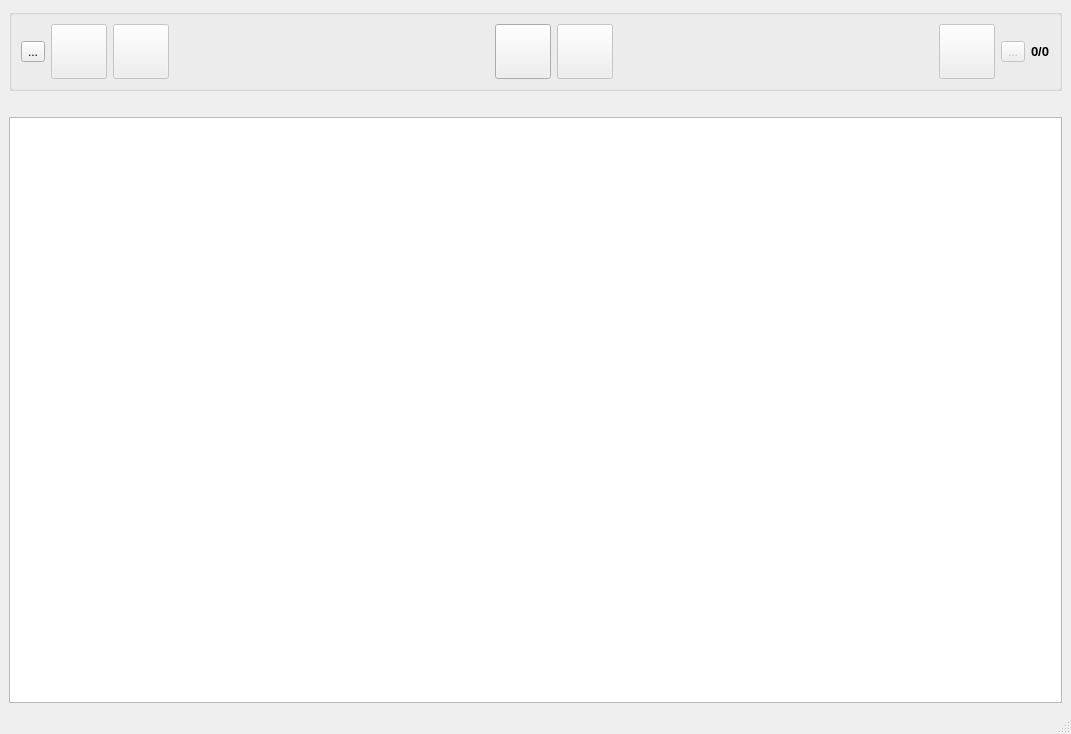
<?xml version="1.0" encoding="UTF-8"?>
<ui version="4.0">
 <class>MainWindow</class>
 <widget class="QMainWindow" name="MainWindow">
  <property name="enabled">
   <bool>true</bool>
  </property>
  <property name="geometry">
   <rect>
    <x>0</x>
    <y>0</y>
    <width>1071</width>
    <height>734</height>
   </rect>
  </property>
  <property name="windowTitle">
   <string>Nsfw Report Explorer v1.0 by MAX</string>
  </property>
  <widget class="QWidget" name="centralwidget">
   <layout class="QVBoxLayout" name="verticalLayout">
    <item>
     <widget class="QGroupBox" name="groupBox">
      <property name="minimumSize">
       <size>
        <width>0</width>
        <height>0</height>
       </size>
      </property>
      <property name="title">
       <string/>
      </property>
      <layout class="QHBoxLayout" name="horizontalLayout">
       <item>
        <widget class="QToolButton" name="btnOpenFolder">
         <property name="toolTip">
          <string>Abrir Reporte.</string>
         </property>
         <property name="text">
          <string>...</string>
         </property>
         <property name="icon">
          <iconset>
           <normaloff>iconos/computer&amp;mobile-32/Black/icon-folder-open.png</normaloff>iconos/computer&amp;mobile-32/Black/icon-folder-open.png</iconset>
         </property>
         <property name="iconSize">
          <size>
           <width>48</width>
           <height>48</height>
          </size>
         </property>
        </widget>
       </item>
       <item>
        <widget class="QToolButton" name="btnCloseFolder">
         <property name="enabled">
          <bool>false</bool>
         </property>
         <property name="toolTip">
          <string>Cerrar Reporte.</string>
         </property>
         <property name="text">
          <string/>
         </property>
         <property name="icon">
          <iconset>
           <normaloff>iconos/computer&amp;mobile-32/Black/icon-removefolderalt.png</normaloff>iconos/computer&amp;mobile-32/Black/icon-removefolderalt.png</iconset>
         </property>
         <property name="iconSize">
          <size>
           <width>48</width>
           <height>48</height>
          </size>
         </property>
        </widget>
       </item>
       <item>
        <widget class="QToolButton" name="btnSave">
         <property name="enabled">
          <bool>false</bool>
         </property>
         <property name="text">
          <string/>
         </property>
         <property name="icon">
          <iconset>
           <normaloff>iconos/computer&amp;mobile-32/Black/icon-save-floppy.png</normaloff>iconos/computer&amp;mobile-32/Black/icon-save-floppy.png</iconset>
         </property>
         <property name="iconSize">
          <size>
           <width>48</width>
           <height>48</height>
          </size>
         </property>
        </widget>
       </item>
       <item>
        <spacer name="horizontalSpacer_2">
         <property name="orientation">
          <enum>Qt::Horizontal</enum>
         </property>
         <property name="sizeHint" stdset="0">
          <size>
           <width>40</width>
           <height>20</height>
          </size>
         </property>
        </spacer>
       </item>
       <item>
        <widget class="QToolButton" name="btnList">
         <property name="toolTip">
          <string>Ver Lista</string>
         </property>
         <property name="text">
          <string/>
         </property>
         <property name="icon">
          <iconset>
           <normaloff>iconos/computer&amp;mobile-32/Black/icon-menu.png</normaloff>iconos/computer&amp;mobile-32/Black/icon-menu.png</iconset>
         </property>
         <property name="iconSize">
          <size>
           <width>48</width>
           <height>48</height>
          </size>
         </property>
        </widget>
       </item>
       <item>
        <widget class="QToolButton" name="btnGrid">
         <property name="enabled">
          <bool>false</bool>
         </property>
         <property name="toolTip">
          <string>Ver Mosaico</string>
         </property>
         <property name="text">
          <string/>
         </property>
         <property name="icon">
          <iconset>
           <normaloff>iconos/computer&amp;mobile-32/Black/icon-th.png</normaloff>iconos/computer&amp;mobile-32/Black/icon-th.png</iconset>
         </property>
         <property name="iconSize">
          <size>
           <width>48</width>
           <height>48</height>
          </size>
         </property>
        </widget>
       </item>
       <item>
        <spacer name="horizontalSpacer">
         <property name="orientation">
          <enum>Qt::Horizontal</enum>
         </property>
         <property name="sizeHint" stdset="0">
          <size>
           <width>40</width>
           <height>20</height>
          </size>
         </property>
        </spacer>
       </item>
       <item>
        <widget class="QToolButton" name="btnUnsSelect">
         <property name="enabled">
          <bool>false</bool>
         </property>
         <property name="toolTip">
          <string>Quitar Seleccion</string>
         </property>
         <property name="text">
          <string/>
         </property>
         <property name="icon">
          <iconset>
           <normaloff>iconos/computer&amp;mobile-32/Black/icon-detailsalt.png</normaloff>iconos/computer&amp;mobile-32/Black/icon-detailsalt.png</iconset>
         </property>
         <property name="iconSize">
          <size>
           <width>48</width>
           <height>48</height>
          </size>
         </property>
        </widget>
       </item>
       <item>
        <widget class="QToolButton" name="btnRemove">
         <property name="enabled">
          <bool>false</bool>
         </property>
         <property name="toolTip">
          <string>Eliminar Seleccionados</string>
         </property>
         <property name="text">
          <string>...</string>
         </property>
         <property name="icon">
          <iconset>
           <normaloff>iconos/computer&amp;mobile-32/Black/icon-trash.png</normaloff>iconos/computer&amp;mobile-32/Black/icon-trash.png</iconset>
         </property>
         <property name="iconSize">
          <size>
           <width>48</width>
           <height>48</height>
          </size>
         </property>
        </widget>
       </item>
       <item>
        <widget class="QLabel" name="lblSelCount">
         <property name="font">
          <font>
           <pointsize>10</pointsize>
           <weight>75</weight>
           <bold>true</bold>
          </font>
         </property>
         <property name="text">
          <string>0/0</string>
         </property>
        </widget>
       </item>
      </layout>
     </widget>
    </item>
    <item>
     <widget class="QLabel" name="lblOpenFolder">
      <property name="text">
       <string/>
      </property>
      <property name="wordWrap">
       <bool>true</bool>
      </property>
     </widget>
    </item>
    <item>
     <widget class="QListWidget" name="listReporte">
      <property name="font">
       <font>
        <pointsize>14</pointsize>
        <weight>75</weight>
        <bold>true</bold>
       </font>
      </property>
      <property name="toolTip">
       <string/>
      </property>
      <property name="frameShape">
       <enum>QFrame::StyledPanel</enum>
      </property>
      <property name="frameShadow">
       <enum>QFrame::Sunken</enum>
      </property>
      <property name="sizeAdjustPolicy">
       <enum>QAbstractScrollArea::AdjustToContents</enum>
      </property>
      <property name="alternatingRowColors">
       <bool>true</bool>
      </property>
      <property name="selectionMode">
       <enum>QAbstractItemView::MultiSelection</enum>
      </property>
      <property name="iconSize">
       <size>
        <width>80</width>
        <height>80</height>
       </size>
      </property>
      <property name="flow">
       <enum>QListView::TopToBottom</enum>
      </property>
      <property name="isWrapping" stdset="0">
       <bool>true</bool>
      </property>
      <property name="spacing">
       <number>5</number>
      </property>
      <property name="gridSize">
       <size>
        <width>200</width>
        <height>80</height>
       </size>
      </property>
      <property name="viewMode">
       <enum>QListView::ListMode</enum>
      </property>
      <property name="modelColumn">
       <number>0</number>
      </property>
      <property name="uniformItemSizes">
       <bool>true</bool>
      </property>
      <property name="wordWrap">
       <bool>true</bool>
      </property>
      <property name="selectionRectVisible">
       <bool>true</bool>
      </property>
     </widget>
    </item>
   </layout>
  </widget>
  <widget class="QStatusBar" name="statusbar">
   <property name="mouseTracking">
    <bool>false</bool>
   </property>
   <property name="toolTip">
    <string/>
   </property>
   <property name="toolTipDuration">
    <number>0</number>
   </property>
   <property name="statusTip">
    <string/>
   </property>
   <property name="whatsThis">
    <string/>
   </property>
   <property name="autoFillBackground">
    <bool>false</bool>
   </property>
   <property name="sizeGripEnabled">
    <bool>true</bool>
   </property>
  </widget>
 </widget>
 <resources/>
 <connections/>
</ui>
